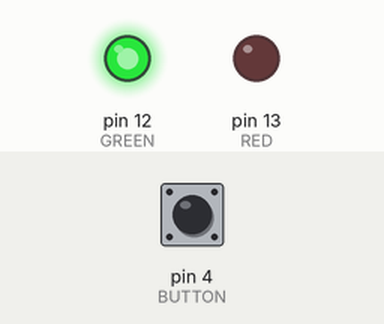
Bench run of a sketch on a simulated Arduino Uno, built with avr-gcc and run on an emulated ATmega328P. On the bench: output pins drawn as LEDs (lit = HIGH). The inputs (shaded band) are chosen by the test bench; at power-on: pin 4 (BUTTON) HIGH.

Above: at 1.2 s.
1.3 s: pin 4 (BUTTON) pulled LOW for 0.15 s
At 1.37 s:
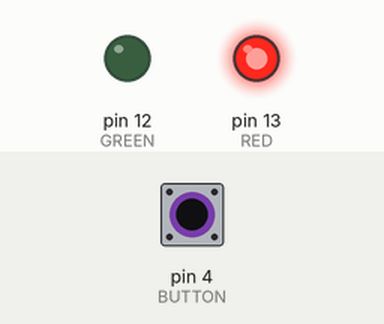
2.9 s: pin 4 (BUTTON) pulled LOW for 3.2 s
At 7.1 s:
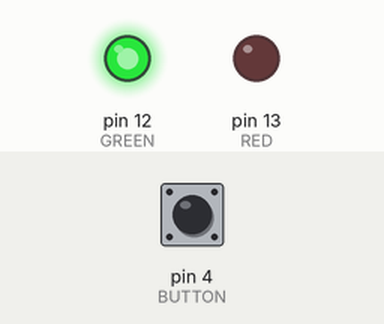
Timing chart, 0 to 8.6 s (numbered marks = the images above; inputs shaded):
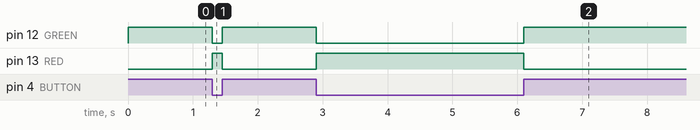

The sketch:

Hello_pul2.ino
```cpp
// In this line, we define the constant that indicates the Arduino PIN that corresponds to the color led.
#define RED 13
#define GREEN 12
#define BUTTON 4

void setup()
{
//The pinMode defines the status mode of the pin in output. For the difitalWrite part, we define value of the output.
  pinMode(RED,OUTPUT);
  pinMode(GREEN,OUTPUT);
  pinMode(BUTTON,INPUT_PULLUP); //With this INPUT_PULLUP, we use the option of this pin of the board.

}

void loop() //We use the if function to compare the input and activate the corresponding output.
{
  if(digitalRead(BUTTON) == LOW)
  {
    digitalWrite(GREEN,LOW);
    digitalWrite(RED,HIGH);
  }
  else
  {
    digitalWrite(RED,LOW);
    digitalWrite(GREEN,HIGH);
  }
}
```

Measured:
- after the input at 1.3 s, pin 12 (GREEN): HIGH → LOW at once, → HIGH 0.15 s later; pin 13 (RED): LOW → HIGH at once, → LOW 0.15 s later
- after the input at 2.9 s, pin 12 (GREEN): HIGH → LOW at once, → HIGH 3.2 s later; pin 13 (RED): LOW → HIGH at once, → LOW 3.2 s later
